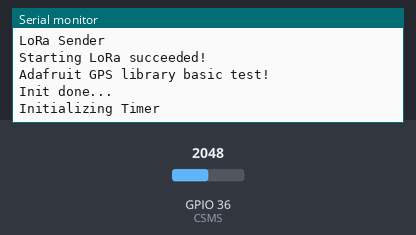
The program below on a simulated ESP32. Parts: the last lines printed to the serial monitor. Inputs (shaded band) come from the test bench; at power-on: GPIO 36 (CSMS) = 2048. No radio packets arrive unless stated.

Above: at 1.2 s.
1.3 s: GPIO 36 (CSMS) set to 3670
At 6.6 s:
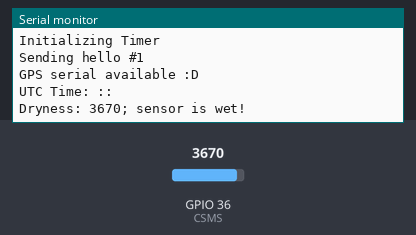
8.8 s: GPIO 36 (CSMS) set to 3763
At 11.6 s:
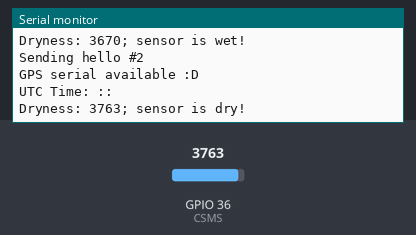
Timing chart, 0 to 13.1 s (numbered marks = the images above; inputs shaded):
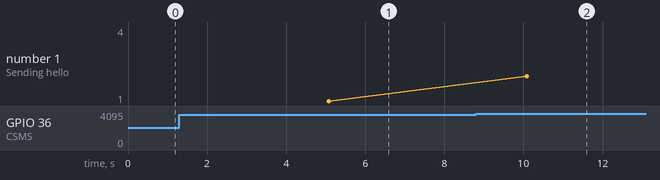

Measured:
- the behaviour switches between 3700 and 3701 on GPIO 36 (CSMS) (found by bisection; images 1 and 2)
- after the input at 1.3 s, the serial monitor: prints a new line after 4.0 s (image 1)
- after the input at 8.8 s, the serial monitor: prints a new line after 1.5 s (image 2)

The program:

main.cpp
```cpp
#include <Arduino.h>
#include <Adafruit_GPS.h>
#include <SPI.h>
#include <LoRa.h>
#include "Muh_LoRa.h"

#define CSMS 36
#define DRY 3700

// the name of the hardware serial port?
#define GPSSerial Serial2

// Connect to the GPS on the hardware port
Adafruit_GPS GPS(&GPSSerial);

// Set GPSECHO to 'false' to turn off echoing the GPS data to the Serial console
// Set to 'true' if you want to debug and listen to the raw GPS sentences
#define GPSECHO false

//uint32_t timer = millis();

/////////////////// Timer stuff
volatile int interruptCounter;
int totalInterruptCounter;
hw_timer_t * timer = NULL;
portMUX_TYPE timerMux = portMUX_INITIALIZER_UNLOCKED;


int counter = 0;

void IRAM_ATTR onTimer() {
  portENTER_CRITICAL_ISR(&timerMux);
  interruptCounter++;
  portEXIT_CRITICAL_ISR(&timerMux);

}

void sayHello(){
  Serial.print("Sending hello #");
  Serial.println(counter);

  // send packet
  LoRa.beginPacket();
  LoRa.print("hello ");
  LoRa.print(counter);
  LoRa.endPacket();
}

void useGPS(){
  static char c;
  if (GPSSerial.available()) {
    Serial.println("GPS serial available :D");
    while(c=GPS.read()){};
    String raw = String(GPS.lastNMEA());
    String fixed = "UTC Time: ";
    fixed += raw.substring(7,9);
    fixed += ':';
    fixed += raw.substring(9,11);
    fixed += ':';
    fixed += raw.substring(11,17);
    Serial.println(fixed);


    LoRa.beginPacket();
    LoRa.println(fixed);
    LoRa.endPacket();
  /*
    if (GPS.newNMEAreceived()) {
      GPS.parse(GPS.lastNMEA());
      LoRa.beginPacket();

      LoRa.println(GPS.lastNMEA());
      LoRa.print("\nTime: ");
      LoRa.print(GPS.hour, DEC); LoRa.print(':');
      LoRa.print(GPS.minute, DEC); LoRa.print(':');
      LoRa.print(GPS.seconds, DEC); LoRa.print('.');
      LoRa.println(GPS.milliseconds);

      LoRa.print("Date: ");
      LoRa.print(GPS.day, DEC); LoRa.print('/');
      LoRa.print(GPS.month, DEC); LoRa.print("/20");
      LoRa.println(GPS.year, DEC);
      LoRa.print("Fix: "); LoRa.print((int)GPS.fix);
      LoRa.print(" quality: "); LoRa.println((int)GPS.fixquality);
      if (GPS.fix) {
        LoRa.print("Location: ");
        LoRa.print(GPS.latitude, 4); LoRa.print(GPS.lat);
        LoRa.print(", ");
        LoRa.print(GPS.longitude, 4); LoRa.println(GPS.lon);
        LoRa.print("Speed (knots): "); LoRa.println(GPS.speed);
        LoRa.print("Angle: "); LoRa.println(GPS.angle);
        LoRa.print("Altitude: "); LoRa.println(GPS.altitude);
        LoRa.print("Satellites: "); LoRa.println((int)GPS.satellites);
      }
      LoRa.endPacket();

    }*/
  }else{
    Serial.println("GPS serial not available D:");
  }
}

void checkSensor(){
  static String message;
  static unsigned int x;
  x = analogRead(CSMS);
  message = "Dryness: ";
  message += x;
  message += "; sensor is ";
  if (x > DRY)
    message += "dry!";
  else // eventually maybe test for wet soil?
    message += "wet!";
  LoRa.beginPacket();
  LoRa.print(message);
  LoRa.endPacket();
  Serial.println(message);
}

void setup() {

  SPI.begin(LORA_SCK,LORA_MISO,LORA_MOSI,LORA_CS);
  LoRa.setSPI(SPI);
  LoRa.setPins(LORA_CS, LORA_RST, LORA_IRQ);

  Serial.begin(9600);

  Serial.println("Adafruit GPS library basic test!");

  Serial.println("LoRa Sender");

  if (!LoRa.begin(FREQUENCY)) {
    Serial.println("Starting LoRa failed!");
  }else{
    Serial.println("Starting LoRa succeeded!");
  }

  Serial.println("Adafruit GPS library basic test!");

  // 9600 baud is the default rate for the Adafruit Ultimate GPS module
  GPS.begin(9600);

  // uncomment this line to turn on RMC (recommended minimum) and GGA (fix data) including altitude
  //GPS.sendCommand(PMTK_SET_NMEA_OUTPUT_RMCGGA);
  // uncomment this line to turn on only the "minimum recommended" data
  GPS.sendCommand(PMTK_SET_NMEA_OUTPUT_RMCONLY);

  // For parsing data, we don't suggest using anything but either RMC only or RMC+GGA since
  // the parser doesn't care about other sentences at this time
  // Set the update rate
  GPS.sendCommand(PMTK_SET_NMEA_UPDATE_1HZ); // 1 Hz update rate
  // For the parsing code to work nicely and have time to sort thru the data, and
  // print it out we don't suggest using anything higher than 1 Hz


  Serial.println("Init done...");

  Serial.println("Initializing Timer");
  // For additional information on timers see the following link:
  // https://techtutorialsx.com/2017/10/07/esp32-arduino-timer-interrupts/

  // Add your timer interrupt here


  timer = timerBegin(0, 80, true);
  timerAttachInterrupt(timer, &onTimer, true);
  timerAlarmWrite(timer, 5000000, true);
  timerAlarmEnable(timer);

   // Ask for firmware version
  GPSSerial.println(PMTK_Q_RELEASE);

  }


void loop() {
  if(counter < interruptCounter){
    counter++;
    sayHello();
    useGPS();
    checkSensor();
  }
}
```

Muh_LoRa.h
```cpp
#ifndef MUH_LORA
#define MUH_LORA

#define FREQUENCY 915E6 //915 MHz
#define LORA_MISO 19
#define LORA_MOSI 27
#define LORA_CS   18
#define LORA_SCK   5
#define LORA_IRQ  26
#define LORA_RST  14

#endif
```
